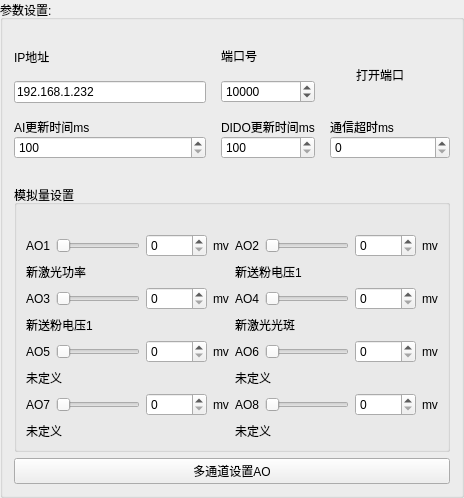
        <widget class="QGroupBox" name="groupBox">
         <property name="title">
          <string>参数设置:</string>
         </property>
         <layout class="QVBoxLayout" name="verticalLayout_19">
          <item>
           <widget class="QLabel" name="label_57">
            <property name="sizePolicy">
             <sizepolicy hsizetype="Minimum" vsizetype="Minimum">
              <horstretch>0</horstretch>
              <verstretch>0</verstretch>
             </sizepolicy>
            </property>
            <property name="maximumSize">
             <size>
              <width>999999</width>
              <height>10</height>
             </size>
            </property>
            <property name="text">
             <string/>
            </property>
           </widget>
          </item>
          <item>
           <layout class="QGridLayout" name="gridLayout_2">
            <property name="spacing">
             <number>15</number>
            </property>
            <item row="0" column="0">
             <layout class="QVBoxLayout" name="verticalLayout_4">
              <item>
               <widget class="QLabel" name="label_3">
                <property name="text">
                 <string>IP地址</string>
                </property>
               </widget>
              </item>
              <item>
               <widget class="QLineEdit" name="lineEdit_IP">
                <property name="text">
                 <string>192.168.1.232</string>
                </property>
               </widget>
              </item>
             </layout>
            </item>
            <item row="3" column="1">
             <layout class="QVBoxLayout" name="verticalLayout_5">
              <property name="spacing">
               <number>0</number>
              </property>
              <item>
               <widget class="QLabel" name="label_4">
                <property name="maximumSize">
                 <size>
                  <width>16777215</width>
                  <height>30</height>
                 </size>
                </property>
                <property name="text">
                 <string>DIDO更新时间ms</string>
                </property>
                <property name="textFormat">
                 <enum>Qt::PlainText</enum>
                </property>
               </widget>
              </item>
              <item>
               <widget class="QSpinBox" name="spinBox_DIDO_updatetime">
                <property name="minimum">
                 <number>100</number>
                </property>
                <property name="maximum">
                 <number>100000</number>
                </property>
                <property name="value">
                 <number>100</number>
                </property>
               </widget>
              </item>
             </layout>
            </item>
            <item row="3" column="0">
             <layout class="QVBoxLayout" name="verticalLayout_9">
              <property name="spacing">
               <number>0</number>
              </property>
              <property name="sizeConstraint">
               <enum>QLayout::SetDefaultConstraint</enum>
              </property>
              <item>
               <widget class="QLabel" name="label_2">
                <property name="maximumSize">
                 <size>
                  <width>16777215</width>
                  <height>30</height>
                 </size>
                </property>
                <property name="text">
                 <string>AI更新时间ms</string>
                </property>
               </widget>
              </item>
              <item>
               <widget class="QSpinBox" name="spinBox_AI_updatetime">
                <property name="minimum">
                 <number>100</number>
                </property>
                <property name="maximum">
                 <number>100000</number>
                </property>
                <property name="value">
                 <number>100</number>
                </property>
               </widget>
              </item>
             </layout>
            </item>
            <item row="0" column="1">
             <layout class="QVBoxLayout" name="verticalLayout_8">
              <item>
               <widget class="QLabel" name="label_7">
                <property name="text">
                 <string>端口号</string>
                </property>
               </widget>
              </item>
              <item>
               <widget class="QSpinBox" name="spinBox_port">
                <property name="minimum">
                 <number>5000</number>
                </property>
                <property name="maximum">
                 <number>80000</number>
                </property>
                <property name="value">
                 <number>10000</number>
                </property>
               </widget>
              </item>
             </layout>
            </item>
            <item row="3" column="2">
             <layout class="QVBoxLayout" name="verticalLayout_7">
              <property name="spacing">
               <number>0</number>
              </property>
              <item>
               <widget class="QLabel" name="label_5">
                <property name="maximumSize">
                 <size>
                  <width>16777215</width>
                  <height>30</height>
                 </size>
                </property>
                <property name="text">
                 <string>通信超时ms</string>
                </property>
               </widget>
              </item>
              <item>
               <widget class="QSpinBox" name="spinBox_PWM1">
                <property name="maximum">
                 <number>65535</number>
                </property>
               </widget>
              </item>
             </layout>
            </item>
            <item row="0" column="2">
             <widget class="QCheckBox" name="checkBox_openport">
              <property name="minimumSize">
               <size>
                <width>120</width>
                <height>50</height>
               </size>
              </property>
              <property name="layoutDirection">
               <enum>Qt::RightToLeft</enum>
              </property>
              <property name="styleSheet">
               <string notr="true">

        QCheckBox::indicator {
            padding-top: 1px;
            width: 40px;
            height: 26px;
            border: none;
			border-radius: 10px;
        }

        QCheckBox::indicator:unchecked {
            image: url(:/icon/check_on.png);
	        background-color: rgb(255, 0, 0);
        }

        QCheckBox::indicator:checked {
            image: url(:/icon/check_off.png);
			background-color: rgb(0, 255, 0);
        }
</string>
              </property>
              <property name="text">
               <string>打开端口</string>
              </property>
             </widget>
            </item>
           </layout>
          </item>
          <item>
           <spacer name="verticalSpacer_2">
            <property name="orientation">
             <enum>Qt::Vertical</enum>
            </property>
            <property name="sizeType">
             <enum>QSizePolicy::Fixed</enum>
            </property>
            <property name="sizeHint" stdset="0">
             <size>
              <width>20</width>
              <height>20</height>
             </size>
            </property>
           </spacer>
          </item>
          <item>
           <widget class="QGroupBox" name="groupBox_ADsets">
            <property name="title">
             <string>模拟量设置</string>
            </property>
            <layout class="QGridLayout" name="gridLayout">
             <item row="1" column="0">
              <layout class="QHBoxLayout" name="horizontalLayout_2">
               <item>
                <widget class="QLabel" name="label">
                 <property name="text">
                  <string>AO1</string>
                 </property>
                </widget>
               </item>
               <item>
                <widget class="QSlider" name="Slider1">
                 <property name="maximum">
                  <number>10000</number>
                 </property>
                 <property name="orientation">
                  <enum>Qt::Horizontal</enum>
                 </property>
                </widget>
               </item>
               <item>
                <widget class="QSpinBox" name="spinBox_AO1">
                 <property name="maximum">
                  <number>10000</number>
                 </property>
                 <property name="singleStep">
                  <number>1</number>
                 </property>
                 <property name="value">
                  <number>0</number>
                 </property>
                </widget>
               </item>
               <item>
                <widget class="QLabel" name="label_55">
                 <property name="text">
                  <string>mv</string>
                 </property>
                </widget>
               </item>
              </layout>
             </item>
             <item row="8" column="2">
              <widget class="EditableLabel" name="label_53">
               <property name="text">
                <string>未定义</string>
               </property>
              </widget>
             </item>
             <item row="2" column="0">
              <widget class="EditableLabel" name="label_30">
               <property name="text">
                <string>新激光功率</string>
               </property>
              </widget>
             </item>
             <item row="1" column="2">
              <layout class="QHBoxLayout" name="horizontalLayout_3">
               <item>
                <widget class="QLabel" name="label_6">
                 <property name="text">
                  <string>AO2</string>
                 </property>
                </widget>
               </item>
               <item>
                <widget class="QSlider" name="Slider2">
                 <property name="maximum">
                  <number>10000</number>
                 </property>
                 <property name="orientation">
                  <enum>Qt::Horizontal</enum>
                 </property>
                </widget>
               </item>
               <item>
                <widget class="QSpinBox" name="spinBox_AO2">
                 <property name="maximum">
                  <number>10000</number>
                 </property>
                 <property name="singleStep">
                  <number>1</number>
                 </property>
                 <property name="value">
                  <number>0</number>
                 </property>
                </widget>
               </item>
               <item>
                <widget class="QLabel" name="label_61">
                 <property name="text">
                  <string>mv</string>
                 </property>
                </widget>
               </item>
              </layout>
             </item>
             <item row="5" column="0">
              <layout class="QHBoxLayout" name="horizontalLayout_8">
               <item>
                <widget class="QLabel" name="label_10">
                 <property name="text">
                  <string>AO5</string>
                 </property>
                </widget>
               </item>
               <item>
                <widget class="QSlider" name="Slider5">
                 <property name="maximum">
                  <number>10000</number>
                 </property>
                 <property name="orientation">
                  <enum>Qt::Horizontal</enum>
                 </property>
                </widget>
               </item>
               <item>
                <widget class="QSpinBox" name="spinBox_AO5">
                 <property name="maximum">
                  <number>10000</number>
                 </property>
                 <property name="singleStep">
                  <number>1</number>
                 </property>
                 <property name="value">
                  <number>0</number>
                 </property>
                </widget>
               </item>
               <item>
                <widget class="QLabel" name="label_59">
                 <property name="text">
                  <string>mv</string>
                 </property>
                </widget>
               </item>
              </layout>
             </item>
             <item row="6" column="2">
              <widget class="EditableLabel" name="label_51">
               <property name="text">
                <string>未定义</string>
               </property>
              </widget>
             </item>
             <item row="2" column="2">
              <widget class="EditableLabel" name="label_31">
               <property name="text">
                <string>新送粉电压1</string>
               </property>
              </widget>
             </item>
             <item row="4" column="2">
              <widget class="EditableLabel" name="label_49">
               <property name="text">
                <string>新激光光斑</string>
               </property>
              </widget>
             </item>
             <item row="7" column="0">
              <layout class="QHBoxLayout" name="horizontalLayout_16">
               <item>
                <widget class="QLabel" name="label_12">
                 <property name="text">
                  <string>AO7</string>
                 </property>
                </widget>
               </item>
               <item>
                <widget class="QSlider" name="Slider7">
                 <property name="maximum">
                  <number>10000</number>
                 </property>
                 <property name="orientation">
                  <enum>Qt::Horizontal</enum>
                 </property>
                </widget>
               </item>
               <item>
                <widget class="QSpinBox" name="spinBox_AO7">
                 <property name="maximum">
                  <number>10000</number>
                 </property>
                 <property name="singleStep">
                  <number>1</number>
                 </property>
                 <property name="value">
                  <number>0</number>
                 </property>
                </widget>
               </item>
               <item>
                <widget class="QLabel" name="label_60">
                 <property name="text">
                  <string>mv</string>
                 </property>
                </widget>
               </item>
              </layout>
             </item>
             <item row="3" column="0">
              <layout class="QHBoxLayout" name="horizontalLayout_4">
               <item>
                <widget class="QLabel" name="label_8">
                 <property name="text">
                  <string>AO3</string>
                 </property>
                </widget>
               </item>
               <item>
                <widget class="QSlider" name="Slider3">
                 <property name="maximum">
                  <number>10000</number>
                 </property>
                 <property name="orientation">
                  <enum>Qt::Horizontal</enum>
                 </property>
                </widget>
               </item>
               <item>
                <widget class="QSpinBox" name="spinBox_AO3">
                 <property name="maximum">
                  <number>10000</number>
                 </property>
                 <property name="singleStep">
                  <number>1</number>
                 </property>
                 <property name="value">
                  <number>0</number>
                 </property>
                </widget>
               </item>
               <item>
                <widget class="QLabel" name="label_58">
                 <property name="text">
                  <string>mv</string>
                 </property>
                </widget>
               </item>
              </layout>
             </item>
             <item row="4" column="0">
              <widget class="EditableLabel" name="label_48">
               <property name="text">
                <string>新送粉电压1</string>
               </property>
              </widget>
             </item>
             <item row="7" column="2">
              <layout class="QHBoxLayout" name="horizontalLayout_17">
               <item>
                <widget class="QLabel" name="label_13">
                 <property name="text">
                  <string>AO8</string>
                 </property>
                </widget>
               </item>
               <item>
                <widget class="QSlider" name="Slider8">
                 <property name="maximum">
                  <number>10000</number>
                 </property>
                 <property name="orientation">
                  <enum>Qt::Horizontal</enum>
                 </property>
                </widget>
               </item>
               <item>
                <widget class="QSpinBox" name="spinBox_AO8">
                 <property name="maximum">
                  <number>10000</number>
                 </property>
                 <property name="singleStep">
                  <number>1</number>
                 </property>
                 <property name="value">
                  <number>0</number>
                 </property>
                </widget>
               </item>
               <item>
                <widget class="QLabel" name="label_64">
                 <property name="text">
                  <string>mv</string>
                 </property>
                </widget>
               </item>
              </layout>
             </item>
             <item row="8" column="0">
              <widget class="EditableLabel" name="label_52">
               <property name="text">
                <string>未定义</string>
               </property>
              </widget>
             </item>
             <item row="5" column="2">
              <layout class="QHBoxLayout" name="horizontalLayout_15">
               <item>
                <widget class="QLabel" name="label_11">
                 <property name="text">
                  <string>AO6</string>
                 </property>
                </widget>
               </item>
               <item>
                <widget class="QSlider" name="Slider6">
                 <property name="maximum">
                  <number>10000</number>
                 </property>
                 <property name="orientation">
                  <enum>Qt::Horizontal</enum>
                 </property>
                </widget>
               </item>
               <item>
                <widget class="QSpinBox" name="spinBox_AO6">
                 <property name="maximum">
                  <number>10000</number>
                 </property>
                 <property name="singleStep">
                  <number>1</number>
                 </property>
                 <property name="value">
                  <number>0</number>
                 </property>
                </widget>
               </item>
               <item>
                <widget class="QLabel" name="label_63">
                 <property name="text">
                  <string>mv</string>
                 </property>
                </widget>
               </item>
              </layout>
             </item>
             <item row="0" column="0">
              <widget class="QLabel" name="label_56">
               <property name="text">
                <string/>
               </property>
              </widget>
             </item>
             <item row="3" column="2">
              <layout class="QHBoxLayout" name="horizontalLayout_5">
               <item>
                <widget class="QLabel" name="label_9">
                 <property name="text">
                  <string>AO4</string>
                 </property>
                </widget>
               </item>
               <item>
                <widget class="QSlider" name="Slider4">
                 <property name="maximum">
                  <number>10000</number>
                 </property>
                 <property name="orientation">
                  <enum>Qt::Horizontal</enum>
                 </property>
                </widget>
               </item>
               <item>
                <widget class="QSpinBox" name="spinBox_AO4">
                 <property name="maximum">
                  <number>10000</number>
                 </property>
                 <property name="singleStep">
                  <number>1</number>
                 </property>
                 <property name="value">
                  <number>0</number>
                 </property>
                </widget>
               </item>
               <item>
                <widget class="QLabel" name="label_62">
                 <property name="text">
                  <string>mv</string>
                 </property>
                </widget>
               </item>
              </layout>
             </item>
             <item row="6" column="0">
              <widget class="EditableLabel" name="label_50">
               <property name="text">
                <string>未定义</string>
               </property>
              </widget>
             </item>
            </layout>
           </widget>
          </item>
          <item>
           <widget class="QPushButton" name="btn_setAO">
            <property name="text">
             <string>多通道设置AO</string>
            </property>
           </widget>
          </item>
         </layout>
        </widget>
